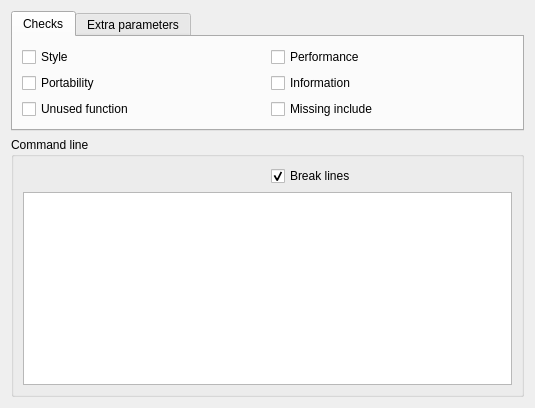
<?xml version="1.0" encoding="UTF-8"?>
<ui version="4.0">
 <class>cppcheck::ProjectConfigPage</class>
 <widget class="QWidget" name="cppcheck::ProjectConfigPage">
  <property name="geometry">
   <rect>
    <x>0</x>
    <y>0</y>
    <width>535</width>
    <height>408</height>
   </rect>
  </property>
  <layout class="QVBoxLayout" name="verticalLayout_5">
   <item>
    <widget class="QTabWidget" name="tabWidget">
     <property name="sizePolicy">
      <sizepolicy hsizetype="Expanding" vsizetype="Minimum">
       <horstretch>0</horstretch>
       <verstretch>0</verstretch>
      </sizepolicy>
     </property>
     <property name="currentIndex">
      <number>0</number>
     </property>
     <widget class="QWidget" name="tabChecks">
      <attribute name="title">
       <string>Checks</string>
      </attribute>
      <layout class="QVBoxLayout" name="verticalLayout_6">
       <item>
        <layout class="QGridLayout" name="gridLayout">
         <item row="2" column="0">
          <widget class="QCheckBox" name="kcfg_checkUnusedFunction">
           <property name="toolTip">
            <string>&lt;html&gt;&lt;head/&gt;&lt;body&gt;&lt;p&gt;Check for unused functions. It is recommend to only enable this when the whole program is scanned&lt;/p&gt;&lt;/body&gt;&lt;/html&gt;</string>
           </property>
           <property name="text">
            <string>Unused function</string>
           </property>
           <property name="checked">
            <bool>false</bool>
           </property>
          </widget>
         </item>
         <item row="1" column="1">
          <widget class="QCheckBox" name="kcfg_checkInformation">
           <property name="toolTip">
            <string>&lt;html&gt;&lt;head/&gt;&lt;body&gt;&lt;p&gt;Enable information messages&lt;/p&gt;&lt;/body&gt;&lt;/html&gt;</string>
           </property>
           <property name="text">
            <string>Information</string>
           </property>
           <property name="checked">
            <bool>false</bool>
           </property>
          </widget>
         </item>
         <item row="2" column="1">
          <widget class="QCheckBox" name="kcfg_checkMissingInclude">
           <property name="toolTip">
            <string>&lt;html&gt;&lt;head/&gt;&lt;body&gt;&lt;p&gt;Warn if there are missing includes. For detailed information use 'check-config'&lt;/p&gt;&lt;/body&gt;&lt;/html&gt;</string>
           </property>
           <property name="text">
            <string>Missing include</string>
           </property>
           <property name="checked">
            <bool>false</bool>
           </property>
          </widget>
         </item>
         <item row="0" column="1">
          <widget class="QCheckBox" name="kcfg_checkPerformance">
           <property name="toolTip">
            <string>&lt;html&gt;&lt;head/&gt;&lt;body&gt;&lt;p&gt;Enable performance messages&lt;/p&gt;&lt;/body&gt;&lt;/html&gt;</string>
           </property>
           <property name="text">
            <string>Performance</string>
           </property>
           <property name="checked">
            <bool>false</bool>
           </property>
          </widget>
         </item>
         <item row="1" column="0">
          <widget class="QCheckBox" name="kcfg_checkPortability">
           <property name="toolTip">
            <string>&lt;html&gt;&lt;head/&gt;&lt;body&gt;&lt;p&gt;Enable portability messages&lt;/p&gt;&lt;/body&gt;&lt;/html&gt;</string>
           </property>
           <property name="text">
            <string>Portability</string>
           </property>
           <property name="checked">
            <bool>false</bool>
           </property>
          </widget>
         </item>
         <item row="0" column="0">
          <widget class="QCheckBox" name="kcfg_checkStyle">
           <property name="toolTip">
            <string>&lt;html&gt;&lt;head/&gt;&lt;body&gt;&lt;p&gt;Enable all coding style checks. All messages with the severities 'style', 'performance' and 'portability' are enabled.&lt;/p&gt;&lt;/body&gt;&lt;/html&gt;</string>
           </property>
           <property name="text">
            <string>Style</string>
           </property>
           <property name="checked">
            <bool>false</bool>
           </property>
          </widget>
         </item>
        </layout>
       </item>
      </layout>
     </widget>
     <widget class="QWidget" name="tabExtra">
      <attribute name="title">
       <string>Extra parameters</string>
      </attribute>
      <layout class="QVBoxLayout" name="verticalLayout_4">
       <item>
        <layout class="QVBoxLayout" name="verticalLayout">
         <item>
          <layout class="QHBoxLayout" name="extraParametersLayout">
           <property name="sizeConstraint">
            <enum>QLayout::SetDefaultConstraint</enum>
           </property>
           <item>
            <widget class="QLabel" name="extraLabel">
             <property name="text">
              <string>&amp;Extra parameters:</string>
             </property>
             <property name="buddy">
              <cstring>kcfg_extraParameters</cstring>
             </property>
            </widget>
           </item>
           <item>
            <widget class="QLineEdit" name="kcfg_extraParameters">
             <property name="toolTip">
              <string>&lt;html&gt;

&lt;p&gt;Defines additional parameters for cppcheck (see documentation).&lt;/p&gt;

&lt;p&gt;You can use the following placeholders:&lt;/p&gt;

&lt;p&gt;&lt;b&gt;&lt;tt&gt;%p&lt;/tt&gt;&lt;/b&gt; - Gets replaced by the URL of the project's root directory.&lt;/p&gt;

&lt;p&gt;&lt;b&gt;&lt;tt&gt;%b&lt;/tt&gt;&lt;/b&gt; - Gets replaced by the URL of the project's build directory.&lt;/p&gt;

&lt;/html&gt;</string>
             </property>
            </widget>
           </item>
          </layout>
         </item>
        </layout>
       </item>
       <item>
        <spacer name="verticalSpacer_2">
         <property name="orientation">
          <enum>Qt::Vertical</enum>
         </property>
         <property name="sizeHint" stdset="0">
          <size>
           <width>20</width>
           <height>40</height>
          </size>
         </property>
        </spacer>
       </item>
      </layout>
     </widget>
    </widget>
   </item>
   <item>
    <widget class="QGroupBox" name="groupBox_2">
     <property name="sizePolicy">
      <sizepolicy hsizetype="Preferred" vsizetype="Expanding">
       <horstretch>0</horstretch>
       <verstretch>0</verstretch>
      </sizepolicy>
     </property>
     <property name="title">
      <string>Command line</string>
     </property>
     <layout class="QVBoxLayout" name="verticalLayout_2">
      <item>
       <layout class="QHBoxLayout" name="horizontalLayout">
        <item>
         <widget class="KFilterProxySearchLine" name="commandLineFilter"/>
        </item>
        <item>
         <widget class="QCheckBox" name="commandLineBreaks">
          <property name="text">
           <string>Break lines</string>
          </property>
          <property name="checked">
           <bool>true</bool>
          </property>
         </widget>
        </item>
       </layout>
      </item>
      <item>
       <widget class="QTextEdit" name="commandLine">
        <property name="enabled">
         <bool>true</bool>
        </property>
        <property name="readOnly">
         <bool>true</bool>
        </property>
        <property name="acceptRichText">
         <bool>false</bool>
        </property>
       </widget>
      </item>
     </layout>
    </widget>
   </item>
  </layout>
 </widget>
 <customwidgets>
  <customwidget>
   <class>KFilterProxySearchLine</class>
   <extends>QWidget</extends>
   <header>kfilterproxysearchline.h</header>
  </customwidget>
 </customwidgets>
 <tabstops>
  <tabstop>tabWidget</tabstop>
  <tabstop>kcfg_checkStyle</tabstop>
  <tabstop>kcfg_checkPerformance</tabstop>
  <tabstop>kcfg_checkPortability</tabstop>
  <tabstop>kcfg_checkInformation</tabstop>
  <tabstop>kcfg_checkUnusedFunction</tabstop>
  <tabstop>kcfg_checkMissingInclude</tabstop>
  <tabstop>kcfg_extraParameters</tabstop>
  <tabstop>commandLineBreaks</tabstop>
  <tabstop>commandLine</tabstop>
 </tabstops>
 <resources/>
 <connections/>
</ui>
